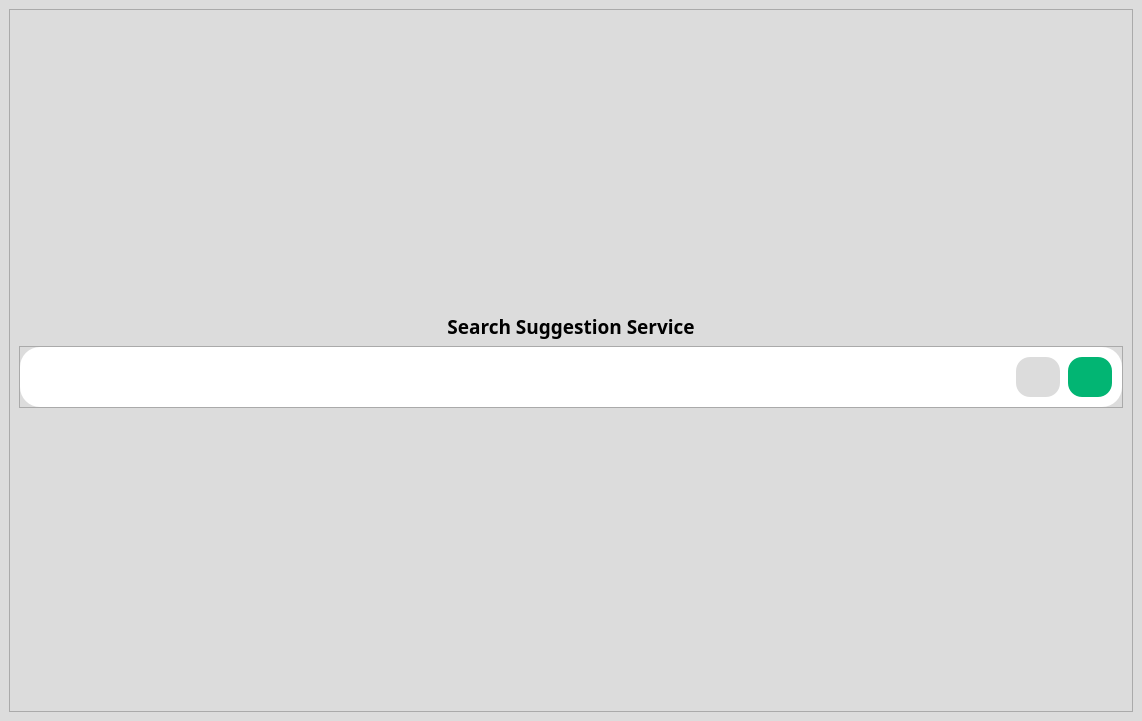
<?xml version="1.0" encoding="UTF-8"?>
<ui version="4.0">
 <class>MainWindow</class>
 <widget class="QMainWindow" name="MainWindow">
  <property name="geometry">
   <rect>
    <x>0</x>
    <y>0</y>
    <width>1142</width>
    <height>721</height>
   </rect>
  </property>
  <property name="windowTitle">
   <string>MainWindow</string>
  </property>
  <property name="windowIcon">
   <iconset resource="resources.qrc">
    <normaloff>:/icons/description-svgrepo-com.svg</normaloff>:/icons/description-svgrepo-com.svg</iconset>
  </property>
  <property name="tabShape">
   <enum>QTabWidget::Rounded</enum>
  </property>
  <property name="dockNestingEnabled">
   <bool>false</bool>
  </property>
  <widget class="QWidget" name="centralwidget">
   <property name="styleSheet">
    <string notr="true">background: #dcdcdc;</string>
   </property>
   <layout class="QGridLayout" name="gridLayout">
    <item row="1" column="2">
     <widget class="QFrame" name="frame">
      <property name="frameShape">
       <enum>QFrame::StyledPanel</enum>
      </property>
      <property name="frameShadow">
       <enum>QFrame::Raised</enum>
      </property>
      <layout class="QGridLayout" name="gridLayout_4">
       <item row="2" column="0">
        <widget class="QFrame" name="frame_2">
         <property name="maximumSize">
          <size>
           <width>16777215</width>
           <height>65</height>
          </size>
         </property>
         <property name="frameShape">
          <enum>QFrame::StyledPanel</enum>
         </property>
         <property name="frameShadow">
          <enum>QFrame::Raised</enum>
         </property>
         <layout class="QGridLayout" name="gridLayout_2">
          <property name="leftMargin">
           <number>0</number>
          </property>
          <property name="topMargin">
           <number>0</number>
          </property>
          <property name="rightMargin">
           <number>0</number>
          </property>
          <property name="bottomMargin">
           <number>0</number>
          </property>
          <item row="0" column="0">
           <widget class="QFrame" name="frame_3">
            <property name="maximumSize">
             <size>
              <width>16777215</width>
              <height>60</height>
             </size>
            </property>
            <property name="font">
             <font>
              <pointsize>11</pointsize>
             </font>
            </property>
            <property name="styleSheet">
             <string notr="true">border-radius: 20px;
background-color: #ffffff;</string>
            </property>
            <property name="frameShape">
             <enum>QFrame::StyledPanel</enum>
            </property>
            <property name="frameShadow">
             <enum>QFrame::Raised</enum>
            </property>
            <layout class="QGridLayout" name="gridLayout_3">
             <item row="0" column="1">
              <widget class="QPushButton" name="clearBtn">
               <property name="cursor">
                <cursorShape>PointingHandCursor</cursorShape>
               </property>
               <property name="styleSheet">
                <string notr="true">#clearBtn {
	padding: 15px 5px;
	border: 2px solid none;
    border-radius: 15%;
	background-color: #dcdcdc;
}

#clearBtn:hover {
	border: 2px solid none;
	background-color: #cccccc;
}</string>
               </property>
               <property name="text">
                <string/>
               </property>
               <property name="icon">
                <iconset resource="resources.qrc">
                 <normaloff>:/icons/clear-svgrepo-com.svg</normaloff>:/icons/clear-svgrepo-com.svg</iconset>
               </property>
               <property name="iconSize">
                <size>
                 <width>25</width>
                 <height>25</height>
                </size>
               </property>
              </widget>
             </item>
             <item row="0" column="0">
              <widget class="QLineEdit" name="lineEdit_2">
               <property name="font">
                <font>
                 <family>Yu Gothic UI</family>
                 <pointsize>12</pointsize>
                 <bold>false</bold>
                </font>
               </property>
               <property name="styleSheet">
                <string notr="true">padding: 7px;
background-color: transparent;
color: #212121;</string>
               </property>
               <property name="inputMask">
                <string/>
               </property>
               <property name="text">
                <string/>
               </property>
              </widget>
             </item>
             <item row="0" column="2">
              <widget class="QPushButton" name="searchBtn">
               <property name="cursor">
                <cursorShape>PointingHandCursor</cursorShape>
               </property>
               <property name="styleSheet">
                <string notr="true">#searchBtn {
	padding: 15px 5px;
	border: 2px solid none;
    border-radius: 15%;
	background-color: #02b573;
}

#searchBtn:hover {
	border: 2px solid none;
	background-color: #029c63;
}</string>
               </property>
               <property name="text">
                <string/>
               </property>
               <property name="icon">
                <iconset resource="resources.qrc">
                 <normaloff>:/icons/search-alt-2-svgrepo-com.svg</normaloff>:/icons/search-alt-2-svgrepo-com.svg</iconset>
               </property>
               <property name="iconSize">
                <size>
                 <width>25</width>
                 <height>25</height>
                </size>
               </property>
              </widget>
             </item>
            </layout>
           </widget>
          </item>
         </layout>
        </widget>
       </item>
       <item row="3" column="0">
        <spacer name="verticalSpacer">
         <property name="orientation">
          <enum>Qt::Vertical</enum>
         </property>
         <property name="sizeHint" stdset="0">
          <size>
           <width>20</width>
           <height>40</height>
          </size>
         </property>
        </spacer>
       </item>
       <item row="1" column="0">
        <widget class="QLabel" name="label">
         <property name="font">
          <font>
           <family>Yu Gothic Medium</family>
           <pointsize>14</pointsize>
           <bold>true</bold>
          </font>
         </property>
         <property name="text">
          <string>Search Suggestion Service</string>
         </property>
         <property name="alignment">
          <set>Qt::AlignCenter</set>
         </property>
        </widget>
       </item>
       <item row="0" column="0">
        <spacer name="verticalSpacer_2">
         <property name="orientation">
          <enum>Qt::Vertical</enum>
         </property>
         <property name="sizeHint" stdset="0">
          <size>
           <width>20</width>
           <height>40</height>
          </size>
         </property>
        </spacer>
       </item>
      </layout>
     </widget>
    </item>
   </layout>
  </widget>
  <widget class="QMenuBar" name="menubar">
   <property name="geometry">
    <rect>
     <x>0</x>
     <y>0</y>
     <width>1142</width>
     <height>21</height>
    </rect>
   </property>
  </widget>
 </widget>
 <resources>
  <include location="resources.qrc"/>
 </resources>
 <connections/>
</ui>
